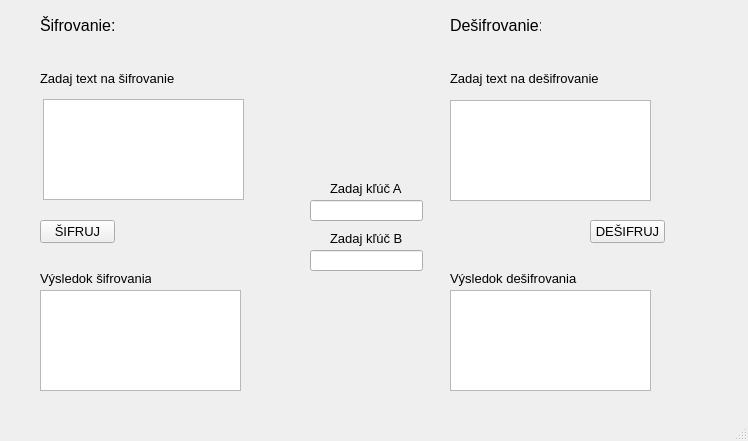
<?xml version="1.0" encoding="UTF-8"?>
<ui version="4.0">
 <class>MainWindow</class>
 <widget class="QMainWindow" name="MainWindow">
  <property name="geometry">
   <rect>
    <x>0</x>
    <y>0</y>
    <width>748</width>
    <height>441</height>
   </rect>
  </property>
  <property name="font">
   <font>
    <pointsize>10</pointsize>
   </font>
  </property>
  <property name="windowTitle">
   <string>MainWindow</string>
  </property>
  <widget class="QWidget" name="centralwidget">
   <widget class="QLabel" name="label">
    <property name="geometry">
     <rect>
      <x>40</x>
      <y>10</y>
      <width>91</width>
      <height>31</height>
     </rect>
    </property>
    <property name="font">
     <font>
      <pointsize>12</pointsize>
     </font>
    </property>
    <property name="text">
     <string>Šifrovanie:</string>
    </property>
   </widget>
   <widget class="QLabel" name="label_2">
    <property name="geometry">
     <rect>
      <x>40</x>
      <y>70</y>
      <width>141</width>
      <height>16</height>
     </rect>
    </property>
    <property name="font">
     <font>
      <pointsize>10</pointsize>
     </font>
    </property>
    <property name="text">
     <string>Zadaj text na šifrovanie</string>
    </property>
   </widget>
   <widget class="QPushButton" name="cipherButton">
    <property name="geometry">
     <rect>
      <x>40</x>
      <y>220</y>
      <width>75</width>
      <height>23</height>
     </rect>
    </property>
    <property name="text">
     <string>ŠIFRUJ</string>
    </property>
   </widget>
   <widget class="QLabel" name="label_3">
    <property name="geometry">
     <rect>
      <x>40</x>
      <y>270</y>
      <width>111</width>
      <height>16</height>
     </rect>
    </property>
    <property name="font">
     <font>
      <pointsize>10</pointsize>
     </font>
    </property>
    <property name="text">
     <string>Výsledok šifrovania</string>
    </property>
   </widget>
   <widget class="QPushButton" name="decipherButton">
    <property name="geometry">
     <rect>
      <x>590</x>
      <y>220</y>
      <width>75</width>
      <height>23</height>
     </rect>
    </property>
    <property name="text">
     <string>DEŠIFRUJ</string>
    </property>
   </widget>
   <widget class="QLabel" name="label_4">
    <property name="geometry">
     <rect>
      <x>450</x>
      <y>270</y>
      <width>131</width>
      <height>16</height>
     </rect>
    </property>
    <property name="font">
     <font>
      <pointsize>10</pointsize>
     </font>
    </property>
    <property name="text">
     <string>Výsledok dešifrovania</string>
    </property>
   </widget>
   <widget class="QLabel" name="label_5">
    <property name="geometry">
     <rect>
      <x>450</x>
      <y>70</y>
      <width>151</width>
      <height>16</height>
     </rect>
    </property>
    <property name="font">
     <font>
      <pointsize>10</pointsize>
     </font>
    </property>
    <property name="text">
     <string>Zadaj text na dešifrovanie</string>
    </property>
   </widget>
   <widget class="QLabel" name="label_6">
    <property name="geometry">
     <rect>
      <x>330</x>
      <y>180</y>
      <width>81</width>
      <height>16</height>
     </rect>
    </property>
    <property name="font">
     <font>
      <pointsize>10</pointsize>
     </font>
    </property>
    <property name="text">
     <string>Zadaj kľúč A</string>
    </property>
   </widget>
   <widget class="QLabel" name="label_7">
    <property name="geometry">
     <rect>
      <x>330</x>
      <y>230</y>
      <width>81</width>
      <height>16</height>
     </rect>
    </property>
    <property name="font">
     <font>
      <pointsize>10</pointsize>
     </font>
    </property>
    <property name="text">
     <string>Zadaj kľúč B</string>
    </property>
   </widget>
   <widget class="QLabel" name="label_8">
    <property name="geometry">
     <rect>
      <x>450</x>
      <y>10</y>
      <width>91</width>
      <height>31</height>
     </rect>
    </property>
    <property name="font">
     <font>
      <pointsize>12</pointsize>
     </font>
    </property>
    <property name="text">
     <string>Dešifrovanie:</string>
    </property>
   </widget>
   <widget class="QLineEdit" name="keyA">
    <property name="geometry">
     <rect>
      <x>310</x>
      <y>200</y>
      <width>113</width>
      <height>21</height>
     </rect>
    </property>
   </widget>
   <widget class="QLineEdit" name="keyB">
    <property name="geometry">
     <rect>
      <x>310</x>
      <y>250</y>
      <width>113</width>
      <height>21</height>
     </rect>
    </property>
   </widget>
   <widget class="QTextEdit" name="cipherText">
    <property name="geometry">
     <rect>
      <x>43</x>
      <y>99</y>
      <width>201</width>
      <height>101</height>
     </rect>
    </property>
   </widget>
   <widget class="QTextEdit" name="cipherResult">
    <property name="geometry">
     <rect>
      <x>40</x>
      <y>290</y>
      <width>201</width>
      <height>101</height>
     </rect>
    </property>
   </widget>
   <widget class="QTextEdit" name="decipherText">
    <property name="geometry">
     <rect>
      <x>450</x>
      <y>100</y>
      <width>201</width>
      <height>101</height>
     </rect>
    </property>
   </widget>
   <widget class="QTextEdit" name="decipherResult">
    <property name="geometry">
     <rect>
      <x>450</x>
      <y>290</y>
      <width>201</width>
      <height>101</height>
     </rect>
    </property>
   </widget>
  </widget>
  <widget class="QMenuBar" name="menubar">
   <property name="geometry">
    <rect>
     <x>0</x>
     <y>0</y>
     <width>748</width>
     <height>22</height>
    </rect>
   </property>
  </widget>
  <widget class="QStatusBar" name="statusbar"/>
 </widget>
 <resources/>
 <connections/>
</ui>
